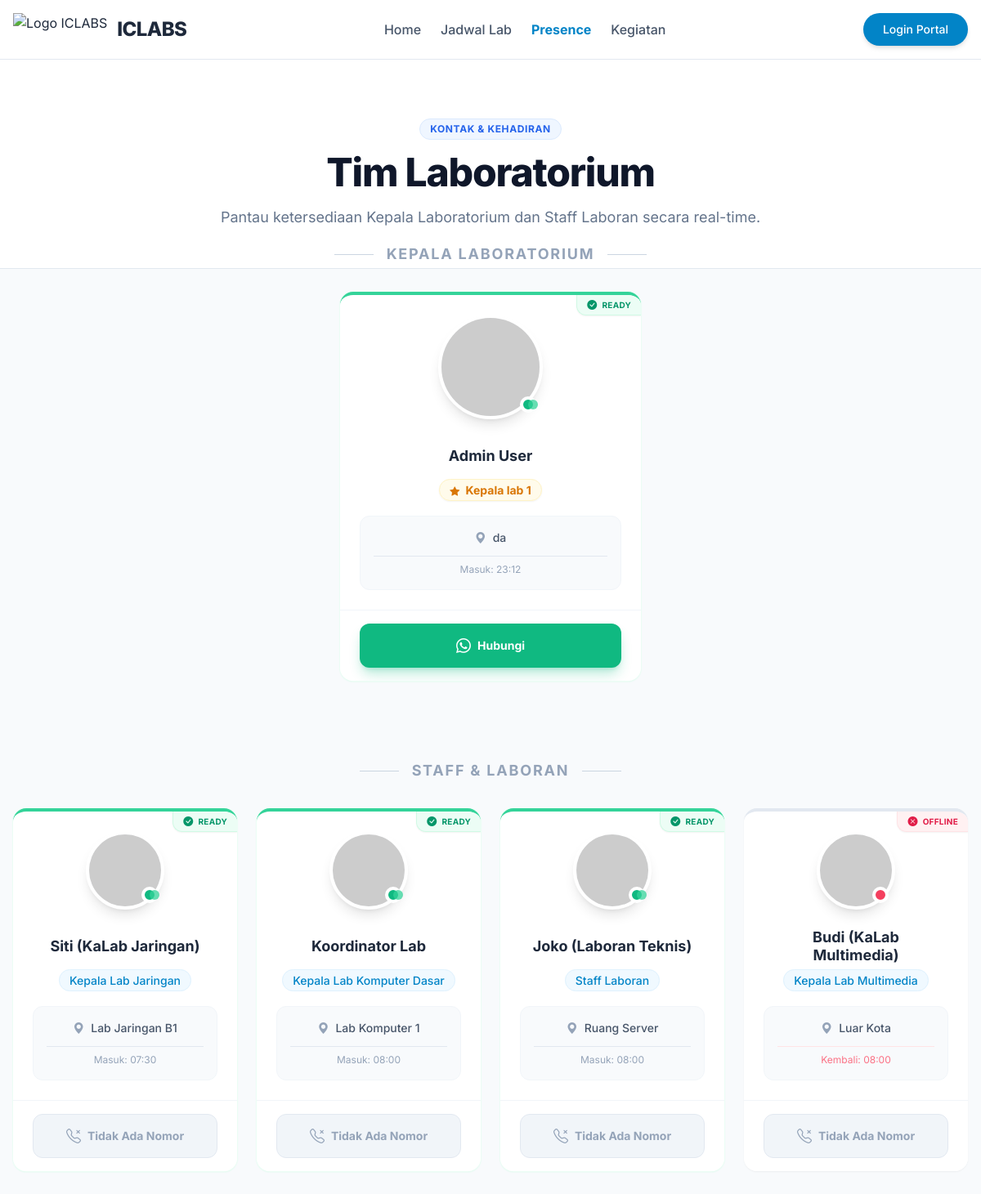
Screenshot of /public/presence with the database file from the repository.
### tables this page shows
CREATE TABLE `head_laboran` (
  `id` int(11) NOT NULL AUTO_INCREMENT,
  `user_id` int(11) NOT NULL,
  `phone` varchar(20) DEFAULT NULL,
  `position` varchar(100) DEFAULT 'Laboran',
  `category` enum('head','staff') DEFAULT 'staff',
  `photo` varchar(255) DEFAULT NULL,
  `status` enum('active','inactive') DEFAULT 'active',
  `location` varchar(100) DEFAULT NULL,
  `return_time` datetime DEFAULT NULL,
  `notes` text DEFAULT NULL,
  `time_in` time DEFAULT NULL,
  `created_at` timestamp NOT NULL DEFAULT current_timestamp(),
  PRIMARY KEY (`id`),
  UNIQUE KEY `user_id` (`user_id`),
  CONSTRAINT `head_laboran_ibfk_1` FOREIGN KEY (`user_id`) REFERENCES `users` (`id`) ON DELETE CASCADE
);

CREATE TABLE `users` (
  `id` int(11) NOT NULL AUTO_INCREMENT,
  `name` varchar(100) NOT NULL,
  `email` varchar(100) NOT NULL,
  `phone` varchar(20) DEFAULT NULL,
  `password` varchar(255) NOT NULL,
  `role_id` int(11) NOT NULL,
  `status` enum('active','inactive') DEFAULT 'active',
  `created_at` timestamp NOT NULL DEFAULT current_timestamp(),
  PRIMARY KEY (`id`),
  UNIQUE KEY `email` (`email`),
  KEY `idx_users_email` (`email`),
  KEY `idx_users_role` (`role_id`),
  CONSTRAINT `users_ibfk_1` FOREIGN KEY (`role_id`) REFERENCES `roles` (`id`)
);

### app/controllers/LandingController.php (called while the page is built, shortened)
<?php
class LandingController extends Controller
{
    public function presence()
    {
        $this->view('landing/presence', ['presenceList' => $this->model('HeadLaboranModel')->getAllPresence()]);
    }
}

### app/core/Router.php (called while the page is built, shortened)
<?php
class Router {
    private $routes = [];
    private $params = [];
    private function addRoute($method, $uri, $controller) {
        $this->routes[] = [
            'method' => $method,
            'uri' => $uri,
            'controller' => $controller
        ];
    }
    public function dispatch() {
        $requestMethod = $_SERVER['REQUEST_METHOD'];
        $requestUri = $this->getRequestUri();
        foreach ($this->routes as $route) {
            if ($route['method'] !== $requestMethod) {
                continue;
            }
            if ($this->matchRoute($route['uri'], $requestUri)) {
                return $this->callController($route['controller']);
            }
        }
    }
    private function getRequestUri() {
        $uri = $_GET['url'] ?? '/';
        $uri = '/' . trim($uri, '/');
        return $uri;
    }
    private function matchRoute($pattern, $uri) {
        $pattern = preg_replace('/\/:([^\/]+)/', '/(?P<$1>[^/]+)', $pattern);
        $pattern = '#^' . $pattern . '$#';
        if (preg_match($pattern, $uri, $matches)) {
            $this->params = array_filter($matches, 'is_string', ARRAY_FILTER_USE_KEY);
            return true;
        }
        return false;
    }
    private function callController($controllerString) {
        list($controllerName, $method) = explode('@', $controllerString);
        $controller = new $controllerName();
        call_user_func_array([$controller, $method], $this->params);
    }
}

### public/index.php (called while the page is built, shortened)
<?php
require_once APP_PATH . '/core/Router.php';
require_once APP_PATH . '/core/Model.php';
require_once APP_PATH . '/config/database.php';
require_once APP_PATH . '/helpers/functions.php';
$router = new Router();
$router->dispatch();

### app/core/Model.php (called while the page is built, shortened)
<?php
class Model {
    protected $db;
    public function __construct() {
        $this->db = getDBConnection();
    }
    public function query($sql, $params = []) {
        $stmt = $this->db->prepare($sql);
        $stmt->execute($params);
        return $stmt->fetchAll();
    }
}

### app/config/database.php (called while the page is built, shortened)
<?php
function getDBConnection()
{
    static $pdo = null;
    if ($pdo === null) {
        try {
            $dsn = "mysql:host=" . DB_HOST . ";port=" . DB_PORT . ";dbname=" . DB_NAME . ";charset=" . DB_CHARSET;
            $options = [
                PDO::ATTR_ERRMODE            => PDO::ERRMODE_EXCEPTION,
                PDO::ATTR_DEFAULT_FETCH_MODE => PDO::FETCH_ASSOC,
                PDO::ATTR_EMULATE_PREPARES   => false,
            ];
            $pdo = new PDO($dsn, DB_USER, DB_PASS, $options);
        } catch (PDOException $e) {
            die("Database connection failed: " . $e->getMessage());
        }
    }
    return $pdo;
}

### app/models/HeadLaboranModel.php (called while the page is built, shortened)
<?php
class HeadLaboranModel extends Model
{
    public function getAllPresence()
    {
        $sql = "SELECT h.*, u.name, u.email
                FROM head_laboran h
                JOIN users u ON h.user_id = u.id
                ORDER BY
                    -- LOGIKA PENGURUTAN BARU:
                    CASE WHEN h.category = 'head' THEN 1 ELSE 2 END, -- 1. Kepala Lab Paling Atas
                    CASE WHEN h.status = 'active' THEN 1 ELSE 2 END, -- 2. Yang Hadir (Active) di atas yang Inactive
                    h.position ASC";
        return $this->query($sql);
    }
}

### app/helpers/functions.php (called while the page is built, shortened)
<?php
function e($string) {
    return htmlspecialchars($string, ENT_QUOTES, 'UTF-8');
}

### app/views/landing/presence.php (the view, shortened to what this page needs)
<?php
$leaders = [];
$staff = [];
function formatWaNumber($phone)
{
    if (empty($phone)) return null;
    $phone = preg_replace('/[^0-9]/', '', $phone);
    if (substr($phone, 0, 1) == '0') {
        $phone = '62' . substr($phone, 1);
    } elseif (substr($phone, 0, 2) != '62') {
        $phone = '62' . $phone;
    }
    return $phone;
}
if (!empty($presenceList)) {
    foreach ($presenceList as $person) {
        $category = $person['category'] ?? 'staff';
        if ($category === 'head') {
            $leaders[] = $person;
        } else {
            $staff[] = $person;
        }
    }
}
?>
<?php include APP_PATH . '/views/layouts/header.php'; ?>
<?php include APP_PATH . '/views/layouts/navbar.php'; ?>
<div class="bg-slate-50 min-h-screen pb-20">
    <div class="bg-white border-b border-slate-200 pt-16 pb-12">
        <div class="max-w-7xl mx-auto px-4 text-center">
            <span
                class="inline-block py-1 px-3 rounded-full bg-blue-50 text-blue-600 text-xs font-bold uppercase tracking-wider mb-4 border border-blue-100">
                Kontak & Kehadiran
            </span>
            <h1 class="text-4xl md:text-5xl font-extrabold text-slate-900 mb-4 tracking-tight">
                Tim Laboratorium
            </h1>
            <p class="text-lg text-slate-500 max-w-2xl mx-auto leading-relaxed">
                Pantau ketersediaan Kepala Laboratorium dan Staff Laboran secara real-time.
            </p>
        </div>
    </div>
    <div class="max-w-7xl mx-auto px-4 -mt-8">
        <div class="mb-16">
            <div class="flex items-center justify-center mb-8">
                <span class="h-px w-12 bg-slate-300"></span>
                <h2 class="px-4 text-lg font-bold text-slate-400 uppercase tracking-widest text-center">Kepala
                    Laboratorium</h2>
                <span class="h-px w-12 bg-slate-300"></span>
            </div>
            <div class="flex flex-wrap justify-center -mx-4">
                <?php if (!empty($leaders)): ?>
                <?php foreach ($leaders as $person): ?>
                <div class="w-full md:w-1/2 lg:w-1/3 px-4 mb-8">
                    <?php renderPresenceCard($person, true); ?>
                </div>
                <?php endforeach; ?>
                <?php endif; ?>
            </div>
        </div>
        <div>
            <div class="flex items-center justify-center mb-8">
                <span class="h-px w-12 bg-slate-300"></span>
                <h2 class="px-4 text-lg font-bold text-slate-400 uppercase tracking-widest text-center">Staff & Laboran
                </h2>
                <span class="h-px w-12 bg-slate-300"></span>
            </div>
            <div class="flex flex-wrap justify-center -mx-3">
                <?php if (!empty($staff)): ?>
                <?php foreach ($staff as $person): ?>
                <div class="w-full md:w-1/2 lg:w-1/4 px-3 mb-6">
                    <?php renderPresenceCard($person, false); ?>
                </div>
                <?php endforeach; ?>
                <?php endif; ?>
            </div>
        </div>
    </div>
</div>
<?php
function renderPresenceCard($person, $isLeader)
{
    $isAvailable = ($person['status'] === 'active');
    $statusColor = $isAvailable ? 'emerald' : 'rose';
    $cardBorder = $isAvailable ? 'border-emerald-400 shadow-emerald-100 ring-1 ring-emerald-50' : 'border-slate-200';
    $statusText = $isAvailable ? 'READY' : 'OFFLINE';
    $statusIcon = $isAvailable ? 'bi-check-circle-fill' : 'bi-x-circle-fill';
    $phone = formatWaNumber($person['phone']);
    $hasPhone = !empty($phone);
    $msg = $isLeader
        ? "Assalamu'alaikum " . $person['name'] . ", saya mahasiswa ingin berkonsultasi perihal..."
        : "Assalamu'alaikum " . $person['name'] . ", saya ingin bertanya teknis laboratorium.";
    $waLink = $hasPhone ? "https://wa.me/" . $phone . "?text=" . urlencode($msg) : "#";
    $avatarSize = $isLeader ? 'w-32 h-32 text-5xl' : 'w-24 h-24 text-3xl';
?>
<div
    class="h-full group bg-white rounded-2xl border-t-4 <?= $cardBorder ?> shadow-sm hover:shadow-xl hover:-translate-y-1 transition-all duration-300 overflow-hidden flex flex-col items-center relative">
    <div class="absolute top-0 right-0 z-10">
        <div
            class="bg-<?= $statusColor ?>-50 text-<?= $statusColor ?>-600 text-[10px] font-bold px-3 py-1 rounded-bl-xl border-l border-b border-<?= $statusColor ?>-100 uppercase tracking-wide flex items-center shadow-sm">
            <i class="bi <?= $statusIcon ?> mr-1.5 text-xs"></i> <?= $statusText ?>
        </div>
    </div>
    <div class="p-6 w-full text-center flex flex-col items-center flex-1">
        <div
            class="<?= $avatarSize ?> rounded-full bg-slate-50 border-4 border-white shadow-lg flex items-center justify-center text-slate-300 font-bold mb-5 group-hover:scale-105 transition-transform duration-300 relative">
            <?php
                $imgSrc = 'https://ui-avatars.com/api/?name=' . urlencode($person['name']) . '&background=random&color=fff';
                ?>
            <img src="<?= $imgSrc ?>" alt="<?= e($person['name']) ?>" class="w-full h-full rounded-full object-cover">
            <div
                class="absolute bottom-1 right-1 w-5 h-5 bg-<?= $statusColor ?>-500 border-4 border-white rounded-full">
                <?php if ($isAvailable): ?><span
                    class="animate-ping absolute inline-flex h-full w-full rounded-full bg-emerald-400 opacity-75"></span><?php endif; ?>
            </div>
        </div>
        <h3
            class="text-lg font-bold text-slate-800 mb-1 leading-tight px-2 min-h-[50px] flex items-center justify-center line-clamp-2">
            <?= e($person['name']) ?>
        </h3>
        <div class="mb-5">
            <?php if ($isLeader): ?>
            <span
                class="text-sm font-bold text-amber-600 bg-amber-50 px-3 py-1 rounded-full border border-amber-100 shadow-sm">
                <i class="bi bi-star-fill text-xs mr-1"></i> <?= e($person['position']) ?>
            </span>
            <?php else: ?>
            <span class="text-sm font-medium text-sky-600 bg-sky-50 px-3 py-1 rounded-full border border-sky-100">
                <?= e($person['position']) ?>
            </span>
            <?php endif; ?>
        </div>
        <div class="w-full space-y-3 text-left bg-slate-50 p-4 rounded-xl border border-slate-100 text-sm mt-auto">
            <div class="flex items-center justify-center text-center gap-2 text-slate-600 font-medium">
                <i class="bi bi-geo-alt-fill text-slate-400"></i>
                <?= e($person['location'] ?? '-') ?>
            </div>
            <?php if ($isAvailable): ?>
            <div class="text-center text-xs text-slate-400 pt-2 border-t border-slate-200">
                Masuk: <?= !empty($person['time_in']) ? date('H:i', strtotime($person['time_in'])) : '-' ?>
            </div>
            <?php else: ?>
            <div class="text-center text-xs text-rose-400 pt-2 border-t border-rose-100">
                Kembali:
                <?= !empty($person['return_time']) ? date('H:i', strtotime($person['return_time'])) : 'Belum ditentukan' ?>
            </div>
            <?php endif; ?>
        </div>
    </div>
    <div class="w-full bg-white px-6 py-4 border-t border-slate-100 mt-auto">
        <?php if ($hasPhone): ?>
        <a href="<?= $waLink ?>" target="_blank"
            class="w-full flex items-center justify-center gap-2 text-white bg-emerald-500 hover:bg-emerald-600 border border-transparent shadow-lg shadow-emerald-500/30 font-bold rounded-xl text-sm px-4 py-3 transition-all duration-300 transform hover:scale-[1.02]">
            <i class="bi bi-whatsapp text-lg"></i> Hubungi
        </a>
        <?php else: ?>
        <button disabled
            class="w-full flex items-center justify-center gap-2 text-slate-400 bg-slate-100 border border-slate-200 font-bold rounded-xl text-sm px-4 py-3 cursor-not-allowed">
            <i class="bi bi-telephone-x text-lg"></i> Tidak Ada Nomor
        </button>
        <?php endif; ?>
    </div>
</div>
<?php
}
?>

### public/assets/css/style.css (style rules this page uses)
:root { --primary-color: #2563eb; --secondary-color: #475569; --success-color: #10b981; --danger-color: #ef4444; --warning-color: #f59e0b; --light-bg: #f8fafc; --dark-text: #1e293b; --border-color: #e2e8f0; }
* { margin: 0; padding: 0; box-sizing: border-box; }
body { font-family: 'Segoe UI', Tahoma, Geneva, Verdana, sans-serif; background-color: var(--light-bg); color: var(--dark-text); line-height: 1.6; }
.text-center { text-align: center; }
.mb-4 { margin-bottom: 2rem; }

### app/views/layouts/header.php (style rules this page uses)
body { font-family: 'Inter', sans-serif; }

### rows the page displays
head_laboran: status "READY", user.name "Admin User", position "Kepala lab 1", location "da", time_in "23:12"
head_laboran: status "READY", user.name "Siti (KaLab Jaringan)", position "Kepala Lab Jaringan", location "Lab Jaringan B1", time_in "07:30"
head_laboran: status "READY", user.name "Koordinator Lab", position "Kepala Lab Komputer Dasar", location "Lab Komputer 1", time_in "08:00"
head_laboran: status "READY", user.name "Joko (Laboran Teknis)", position "Staff Laboran", location "Ruang Server", time_in "08:00"
head_laboran: status "OFFLINE", user.name "Budi (KaLab Multimedia)", position "Kepala Lab Multimedia", location "Luar Kota", return_time "08:00"
